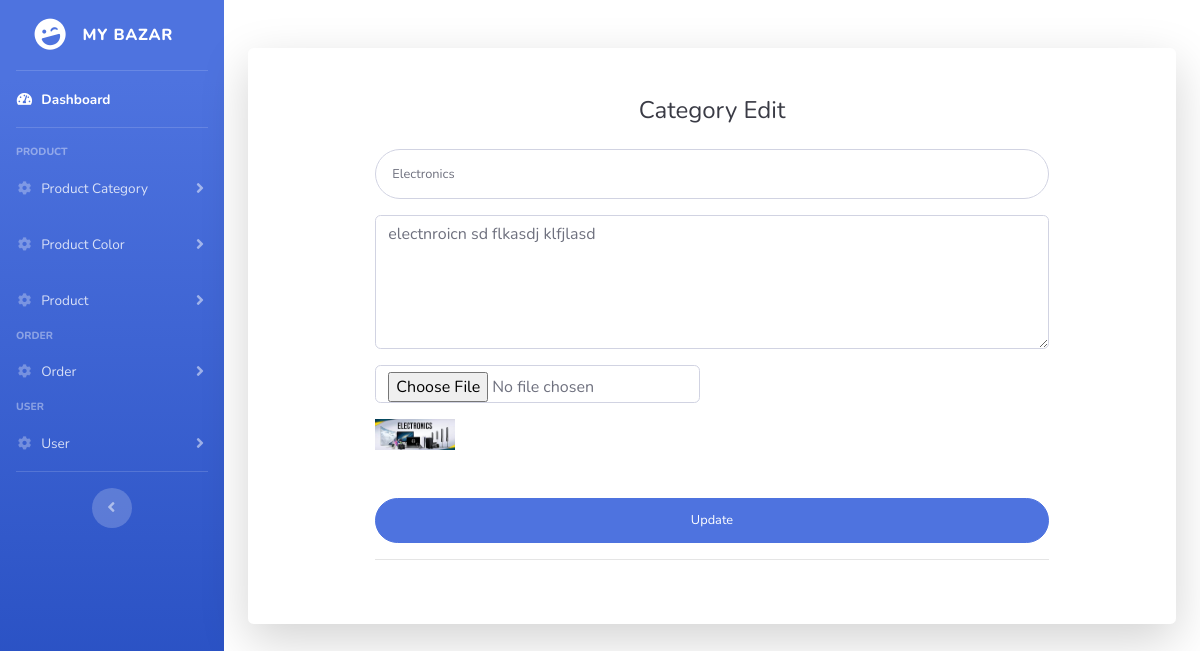
The app's page /category-edit.php?id=414560 with its own data.
### tables this page shows
CREATE TABLE `product_cat` (
  `catid` int(11) NOT NULL,
  `catname` varchar(100) NOT NULL,
  `catdesc` varchar(250) NOT NULL,
  `catimg` varchar(250) NOT NULL
);

### category-edit.php (the view, shortened to what this page needs)
<?php
    $id = $_GET['id'];
    $id = $id/103640;
    include 'conn.php';
    $query = "select * from product_cat where catid = $id";
    $result = mysqli_query($con,$query);
    $row = mysqli_fetch_assoc($result);
    $catname = $row['catname'];
    $catdesc = $row['catdesc'];
    $catimg = $row['catimg'];
?>
<div class="container">
        <div class="card o-hidden border-0 shadow-lg my-5">
            <div class="card-body p-0">
                <div class="row justify-content-center">
                    <div class="col-lg-10">
                        <div class="p-5">
                            <div class="text-center">
                                <h1 class="h4 text-gray-900 mb-4">Category Edit</h1>
                            </div>
                            <form class="user" action="" method="post" enctype="multipart/form-data">
                                <div class="form-group row">
                                    <div class="col-sm-12 mb-3 mb-sm-0">
                                        <input type="text" class="form-control form-control-user" name="catname"
                                            placeholder="Enter Category Name" value="<?php echo $catname?>">
                                    </div>
                                </div>
                                <div class="form-group">
                                    <textarea name="catdesc" rows="5" class="form-control" placeholder="Description:"><?php echo $catdesc?></textarea>
                                </div>
                                <div class="form-group row">
                                    <div class="col-sm-6 mb-3 mb-sm-0">
                                        <input type="file" class="form-control " name="catimg">
                                    </div>
                                </div>
                                <img src="categoryimg/<?php echo $catimg?>" width="80px" >
                                <br>
                                <br>
                                <br>
                                <button  type="submit" name="update" class="btn btn-primary btn-user btn-block">
                                    Update
                                </button>
                                <hr>
                            </form>
                        </div>
                    </div>
                </div>
            </div>
        </div>
    </div>
<?php include('footer.php') ?>

### records on screen
product_cat: catname "Electronics", catdesc "electnroicn sd flkasdj klfjlasd", catimg (picture)
